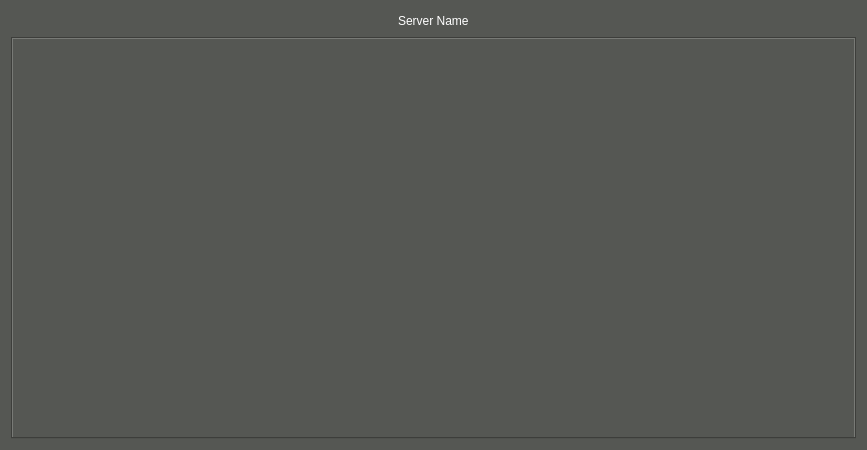
<?xml version="1.0" encoding="UTF-8"?>
<ui version="4.0">
 <class>VidStorSetting</class>
 <widget class="QWidget" name="VidStorSetting">
  <property name="geometry">
   <rect>
    <x>0</x>
    <y>0</y>
    <width>867</width>
    <height>450</height>
   </rect>
  </property>
  <property name="minimumSize">
   <size>
    <width>0</width>
    <height>0</height>
   </size>
  </property>
  <property name="maximumSize">
   <size>
    <width>16777215</width>
    <height>16777215</height>
   </size>
  </property>
  <property name="windowTitle">
   <string>Form</string>
  </property>
  <property name="styleSheet">
   <string notr="true">color: rgb(255, 255, 255);
background-color: rgb(85, 87, 83);</string>
  </property>
  <layout class="QVBoxLayout" name="verticalLayout">
   <item>
    <layout class="QHBoxLayout" name="horizontalLayout_2">
     <item>
      <spacer name="horizontalSpacer">
       <property name="orientation">
        <enum>Qt::Horizontal</enum>
       </property>
       <property name="sizeHint" stdset="0">
        <size>
         <width>40</width>
         <height>20</height>
        </size>
       </property>
      </spacer>
     </item>
     <item>
      <widget class="QLabel" name="storName">
       <property name="text">
        <string>Server Name</string>
       </property>
      </widget>
     </item>
     <item>
      <spacer name="horizontalSpacer_4">
       <property name="orientation">
        <enum>Qt::Horizontal</enum>
       </property>
       <property name="sizeHint" stdset="0">
        <size>
         <width>40</width>
         <height>20</height>
        </size>
       </property>
      </spacer>
     </item>
    </layout>
   </item>
   <item>
    <widget class="QTabWidget" name="tabWidget">
     <property name="currentIndex">
      <number>-1</number>
     </property>
    </widget>
   </item>
  </layout>
 </widget>
 <resources>
  <include location="../../main/vscmainwindows.qrc"/>
 </resources>
 <connections/>
</ui>
